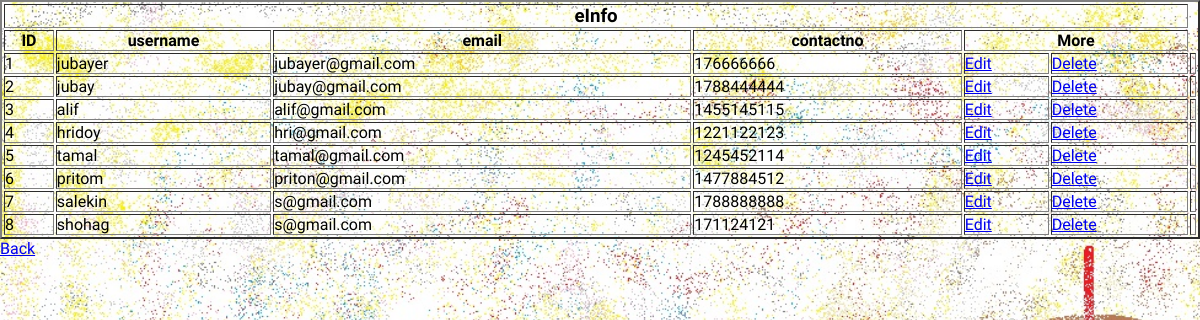
Page /employee/employeeinfo.php on the committed database.
### tables this page shows
CREATE TABLE `employees` (
  `id` int(8) NOT NULL,
  `username` varchar(100) NOT NULL,
  `email` varchar(100) NOT NULL,
  `password` varchar(30) NOT NULL,
  `contactno` int(15) NOT NULL
);

### employee/employeeinfo.php (the view, shortened to what this page needs)
<?php
	$servername = "localhost";
	$username = "root";
	$password = "";
	$dbname = "rms";
	$conn = new mysqli($servername, $username, $password, $dbname);
	$query = "SELECT * FROM employees";
	$data = mysqli_query($conn, $query);
	$total = mysqli_num_rows($data);
?>
    <link rel="stylesheet" href="style.css">
	<table align=center border="2" style="width:100%" >
	    <tr>
            <td align=center colspan='6'> <h3> eInfo </h3> </td>
        </tr>
		<tr>
			<th>ID</th>
			<th>username</th>
			<th>email</th>
		    <th>contactno</th>
			<th colspan="2">More</th>
		</tr>
<?php
if($total != 0){
	while($result = mysqli_fetch_assoc($data)){
		echo "<tr>
				<td>".$result['id']."</td>
				<td>".$result['username']."</td>
				<td>".$result['email']."</td>
				<td>".$result['contactno']."</td>
				<td><a href='updateemployeeinfo.php?id=$result[id]&username=$result[username]&email=$result[email]&contactno=$result[contactno]'>Edit</a></td>
				<td><a href='deleteemployeeinfo.php?id=$result[id]&username=$result[username]&email=$result[email]&contactno=$result[contactno]'>Delete</a></td>
				<td></td>
			</tr>";
	}
}else{
	echo "No record found";
}
?>
</table>
<a href="profile.php">Back</a>

### employee/style.css (style rules this page uses)
* { margin: 0; padding: 0; box-sizing: border-box; outline: none; font-family: 'Lakki Reddy', cursive; }

### rows in the picture
employees: id "1", username "jubayer", email "jubayer@gmail.com", contactno "176666666"
employees: id "2", username "jubay", email "jubay@gmail.com", contactno "1788444444"
employees: id "3", username "alif", email "alif@gmail.com", contactno "1455145115"
employees: id "4", username "hridoy", email "hri@gmail.com", contactno "1221122123"
employees: id "5", username "tamal", email "tamal@gmail.com", contactno "1245452114"
employees: id "6", username "pritom", email "priton@gmail.com", contactno "1477884512"
employees: id "7", username "salekin", email "s@gmail.com", contactno "1788888888"
employees: id "8", username "shohag", email "s@gmail.com", contactno "171124121"
